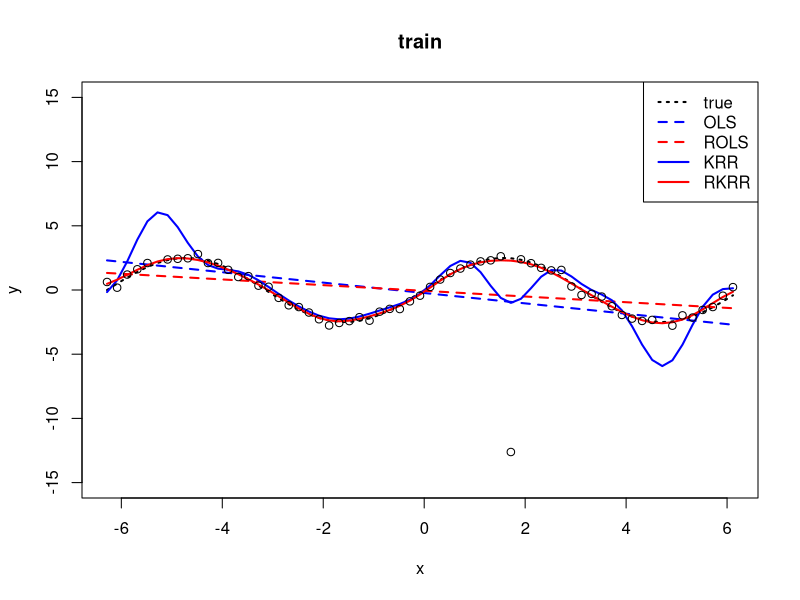
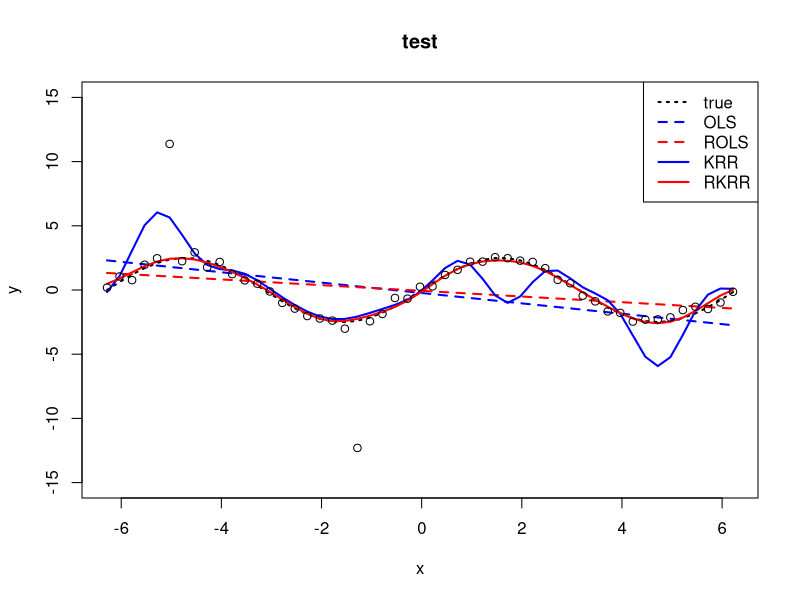

Write R code to recreate these figures, in order.
## ---- chunk 1
#| code-fold: true

rbf_kernel <- function(x, y, rho) {
  r2 <- outer(x, y, "-")^2
  exp(-r2 / rho)
}

f <- function(x) {
  2.5 * sin(x)
}

krr_predict <- function(model, x_test) {
  rbf_kernel(x_test, x_train, model$rho) %*% model$c0
}

huber_weight <- function(e, k = 1.345) {
  # Meidan absolute deviation
  s <- median(abs(e -median(e))) / 0.6745
  if (s < 1e-5) s <- 1e-5
  e_scaled <- e / s
  w <- rep(1, length(e))
  outliers <- abs(e_scaled) > k
  w[outliers] <- k / abs(e_scaled[outliers])
  w
}

rkrr_train <- function(x_train, y_train,
                       q = 0.1, rho = 1, max_iter = 50, tol = 1e-5) {
  n <- length(x_train)
  y_bar <- mean(y_train)
  y_o <- y_train - y_bar
  kmat <- rbf_kernel(x_train, x_train, rho)
  w_sqrt <- diag(n) # n x n identity matrix
  mmat <- w_sqrt %*% kmat %*% w_sqrt + 2 * q * diag(n)
  c <- w_sqrt %*% solve(mmat, w_sqrt %*% y_o)
  c0 <- c
  y_pred <- y_bar + kmat %*% c # Kenel ridge regression

  for (t in 1:max_iter) {
    y_pred_old <- y_pred
    e <- y_train - y_pred
    w <- huber_weight(e)
    w_sqrt <- diag(sqrt(w))
    mmat <- w_sqrt %*% kmat %*% w_sqrt + 2 * q * diag(n)
    c <- w_sqrt %*% solve(mmat, w_sqrt %*% y_o)
    y_pred <- y_bar + kmat %*% c
    if (max(abs(y_pred - y_pred_old)) < tol) {
      cat("R-KRR IRLS converged at iteration", t, "\n")
      break
    }
  }
  if (t == max_iter) cat("Warning: R-KRR IRLS reached max_iter without full convergence.\n")
  list(x_train = x_train, y_bar = y_bar, c0 = c0, c = c, rho = rho, w = w)
}

rkrr_predict <- function(model, x_test) {
  kmat <- rbf_kernel(x_test, model$x_train, model$rho)
  model$y_bar + kmat %*% model$c
}

rols_train <- function(x_train, y_train, max_iter = 50, tol = 1e-5) {
  n <- length(x_train)
  
  X <- cbind(1, x_train)
  beta <- solve(t(X) %*% X, t(X) %*% y_train)
  beta0 <- beta  # Save standard OLS coefficients
  y_pred <- X %*% beta
  
  for (t in 1:max_iter) {
    y_pred_old <- y_pred
    e <- y_train - y_pred
    w <- huber_weight(e)
    W <- diag(w)
    beta <- solve(t(X) %*% W %*% X, t(X) %*% W %*% y_train)
    y_pred <- X %*% beta
    if (max(abs(y_pred - y_pred_old)) < tol) {
      cat("R-OLS IRLS converged at iteration", t, "\n")
      break
    }
  }
  if (t == max_iter) cat("Warning: R-OLS IRLS reached max_iter without full convergence.\n")
  
  list(beta0 = beta0, beta = beta)
}

ols_predict <- function(model, x_test) {
  X_test <- cbind(1, x_test)
  X_test %*% model$beta0
}

rols_predict <- function(model, x_test) {
  X_test <- cbind(1, x_test)
  X_test %*% model$beta
}


seed <- 514
set.seed(seed)

s_train <- 0.2
n_train <- 63
loc_train <- 1:n_train - 1

x_train <- -2 * pi + 0.2 * loc_train
e_train <- rnorm(n_train, 0, s_train)
y_train <- f(x_train) + e_train
y_train[6] <- y_train[6] + 15
y_train[41] <- y_train[41] - 15
y_train[56] <- y_train[56] - 15

s_test <- 0.25
n_test <- 51
loc_test <- 1:n_test - 1
x_test <- -2 * pi + 0.25 * loc_test
e_test <- rnorm(n_test, 0, s_test)
y_test <- f(x_test) + e_test
y_test[6] <- y_test[6] + 9
y_test[21] <- y_test[21] - 10

rols <- rols_train(x_train, y_train)
rkrr <- rkrr_train(x_train, y_train)

y_train_ols <- ols_predict(rols, x_train)
y_train_rols <- rols_predict(rols, x_train)
y_train_krr <- krr_predict(rkrr, x_train)
y_train_rkrr <- rkrr_predict(rkrr, x_train)

y_test_ols <- ols_predict(rols, x_test)
y_test_rols <- rols_predict(rols, x_test)
y_test_krr <- krr_predict(rkrr, x_test)
y_test_rkrr <- rkrr_predict(rkrr, x_test)

plot(x_train, f(x_train), type = 'l', col = 'black',
     lwd = 2, lty = 3,
     xlab = "x", ylab = "y", ylim = c(-15, 15),
     main = "train")
lines(x_train, y_train_ols, col = 'blue', lty = 2, lwd = 2)
lines(x_train, y_train_rols, col = 'red', lty = 2, lwd = 2)
lines(x_train, y_train_krr, col = 'blue', lty = 1, lwd = 2)
lines(x_train, y_train_rkrr, col = 'red', lty = 1, lwd = 2)
points(x_train, y_train)
legend("topright", legend = c("true", "OLS", "ROLS", "KRR", "RKRR"),
       col = c("black", "blue", "red", "blue", "red"),
       lwd = 2, lty = c(3, 2, 2, 1, 1))

plot(x_test, f(x_test), type = 'l', col = 'black',
     lwd = 2, lty = 3,
     xlab = "x", ylab = "y", ylim = c(-15, 15),
     main = "test")
lines(x_test, y_test_ols, col = 'blue', lty = 2, lwd = 2)
lines(x_test, y_test_rols, col = 'red', lty = 2, lwd = 2)
lines(x_test, y_test_krr, col = 'blue', lty = 1, lwd = 2)
lines(x_test, y_test_rkrr, col = 'red', lty = 1, lwd = 2)
points(x_test, y_test)
legend("topright", legend = c("true", "OLS", "ROLS", "KRR", "RKRR"),
       col = c("black", "blue", "red", "blue", "red"),
       lwd = 2, lty = c(3, 2, 2, 1, 1))
